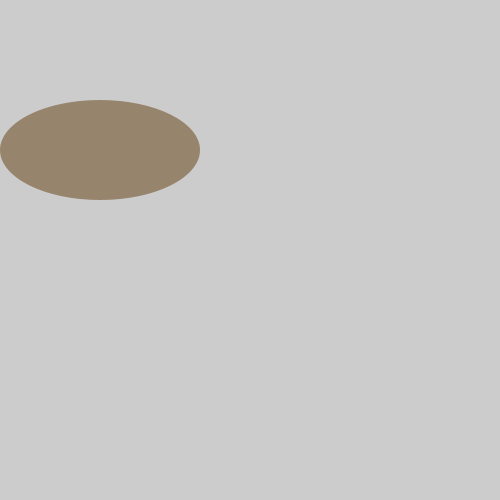
Frame 1 (no input)
Frame 60 (the mouse pressed at the canvas centre just before this capture): identical to frame 1, image omitted
Frame 120 (the mouse held since frame 60 and released just before this capture): identical to frame 1, image omitted

The Processing sketch that drew this single still picture (run headless with seeded random() and noise(); from frame 60 on, the mouse is pressed at the canvas centre):

// Processing sketch: processing_109087
// ── processing_109087.pde

void setup()
{
  size(500,500);
  stroke(130, 200, 70);
  fill(90, 50, 0, 120);
  noStroke();
  ellipse(100, 150, 200, 100);
}

void draw()
{
  
}
